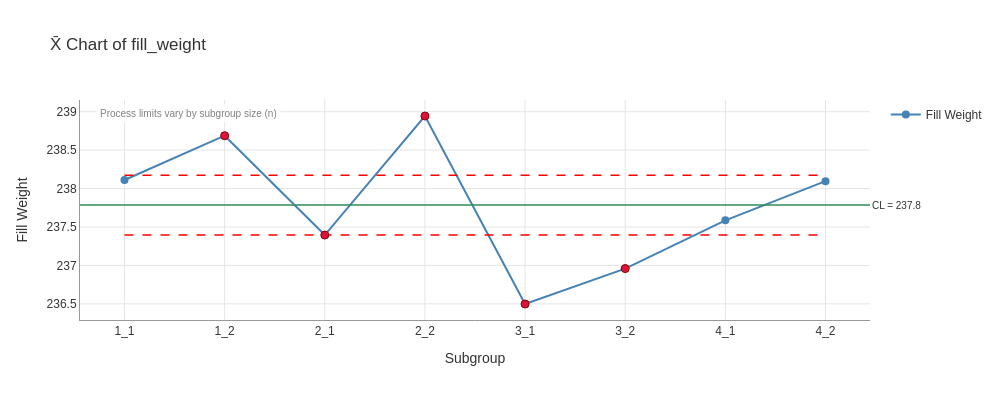

Notebook code cell kept with this figure:
### Markdown cell above
### Xbar Chart: Compare Mean Fillweights

### Code cell
# Plot Xbar chart
result_xbar.plot(chart='Xbar').show()

### Figure 1 — Plotly figure (JSON) as saved in the notebook; plotly's stock layout.template omitted (floating-point values rounded to 4 significant figures)
{"data": [{"hovertemplate": "%{x}<br>%{y:.3f}<extra></extra>", "line": {"color": "steelblue", "width": 2}, "marker": {"color": "steelblue", "size": 8}, "mode": "lines+markers", "name": "Fill Weight", "type": "scatter", "x": ["1_1", "1_2", "2_1", "2_2", "3_1", "3_2", "4_1", "4_2"], "y": [238.1, 238.7, 237.4, 238.9, 236.5, 237.0, 237.6, 238.1]}, {"hovertemplate": "UPL: %{y:.3f}<extra></extra>", "line": {"color": "red", "dash": "dash", "width": 1.5}, "mode": "lines", "name": "UPL (varies)", "showlegend": false, "type": "scatter", "x": ["1_1", "1_2", "1_2", "2_1", "2_1", "2_2", "2_2", "3_1", "3_1", "3_2", "3_2", "4_1", "4_1", "4_2", "4_2"], "y": [238.2, 238.2, 238.2, 238.2, 238.2, 238.2, 238.2, 238.2, 238.2, 238.2, 238.2, 238.2, 238.2, 238.2, 238.2]}, {"hovertemplate": "LPL: %{y:.3f}<extra></extra>", "line": {"color": "red", "dash": "dash", "width": 1.5}, "mode": "lines", "name": "LPL (varies)", "showlegend": false, "type": "scatter", "x": ["1_1", "1_2", "1_2", "2_1", "2_1", "2_2", "2_2", "3_1", "3_1", "3_2", "3_2", "4_1", "4_1", "4_2", "4_2"], "y": [237.4, 237.4, 237.4, 237.4, 237.4, 237.4, 237.4, 237.4, 237.4, 237.4, 237.4, 237.4, 237.4, 237.4, 237.4]}, {"hovertemplate": "Out of Control<br>%{x}<br>%{y:.3f}<extra></extra>", "marker": {"color": "#DC143C", "line": {"color": "#8B0000", "width": 1}, "size": 8, "symbol": "circle"}, "mode": "markers", "name": "Out of Control", "showlegend": false, "type": "scatter", "x": ["1_2", "2_1", "2_2", "3_1", "3_2"], "y": [238.7, 237.4, 238.9, 236.5, 237.0]}], "layout": {"annotations": [{"bgcolor": "rgba(255,255,255,0.8)", "borderpad": 3, "font": {"color": "gray", "size": 10}, "showarrow": false, "text": "Process limits vary by subgroup size (n)", "x": 0.02, "xref": "paper", "y": 0.98, "yref": "paper"}, {"font": {"size": 10}, "showarrow": false, "text": "CL = 237.8", "x": 1, "xanchor": "left", "xref": "x domain", "y": 237.8, "yanchor": "middle", "yref": "y"}], "font": {"color": "#333333", "family": "Arial, sans-serif", "size": 12}, "height": 400, "hovermode": "x unified", "paper_bgcolor": "white", "plot_bgcolor": "white", "shapes": [{"line": {"color": "#2E8B57", "width": 1.5}, "type": "line", "x0": 0, "x1": 1, "xref": "x domain", "y0": 237.8, "y1": 237.8, "yref": "y"}], "showlegend": true, "title": {"text": "X̄ Chart of fill_weight"}, "width": 1000, "xaxis": {"gridcolor": "#E5E5E5", "gridwidth": 1, "linecolor": "#999999", "linewidth": 1, "showgrid": true, "showline": true, "title": {"text": "Subgroup"}}, "yaxis": {"gridcolor": "#E5E5E5", "gridwidth": 1, "linecolor": "#999999", "linewidth": 1, "showgrid": true, "showline": true, "title": {"text": "Fill Weight"}}}}
